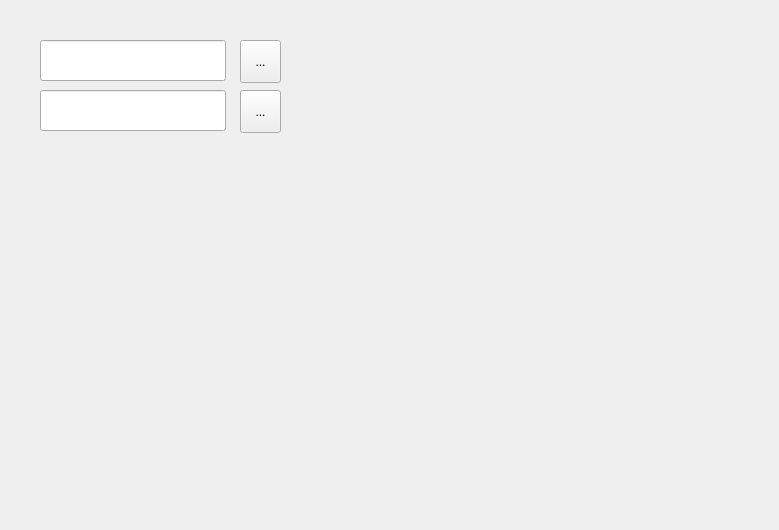
<?xml version="1.0" encoding="UTF-8"?>
<ui version="4.0">
 <class>SequenceSearchView</class>
 <widget class="QWidget" name="SequenceSearchView">
  <property name="geometry">
   <rect>
    <x>0</x>
    <y>0</y>
    <width>779</width>
    <height>530</height>
   </rect>
  </property>
  <property name="windowTitle">
   <string>Form</string>
  </property>
  <widget class="QLineEdit" name="lineEdit_sequence1">
   <property name="geometry">
    <rect>
     <x>40</x>
     <y>40</y>
     <width>186</width>
     <height>41</height>
    </rect>
   </property>
  </widget>
  <widget class="QLineEdit" name="lineEdit_sequence2">
   <property name="geometry">
    <rect>
     <x>40</x>
     <y>90</y>
     <width>186</width>
     <height>41</height>
    </rect>
   </property>
  </widget>
  <widget class="QToolButton" name="toolButton">
   <property name="geometry">
    <rect>
     <x>240</x>
     <y>40</y>
     <width>41</width>
     <height>43</height>
    </rect>
   </property>
   <property name="text">
    <string>...</string>
   </property>
  </widget>
  <widget class="QToolButton" name="toolButton_2">
   <property name="geometry">
    <rect>
     <x>240</x>
     <y>90</y>
     <width>41</width>
     <height>43</height>
    </rect>
   </property>
   <property name="text">
    <string>...</string>
   </property>
  </widget>
 </widget>
 <resources/>
 <connections/>
</ui>
